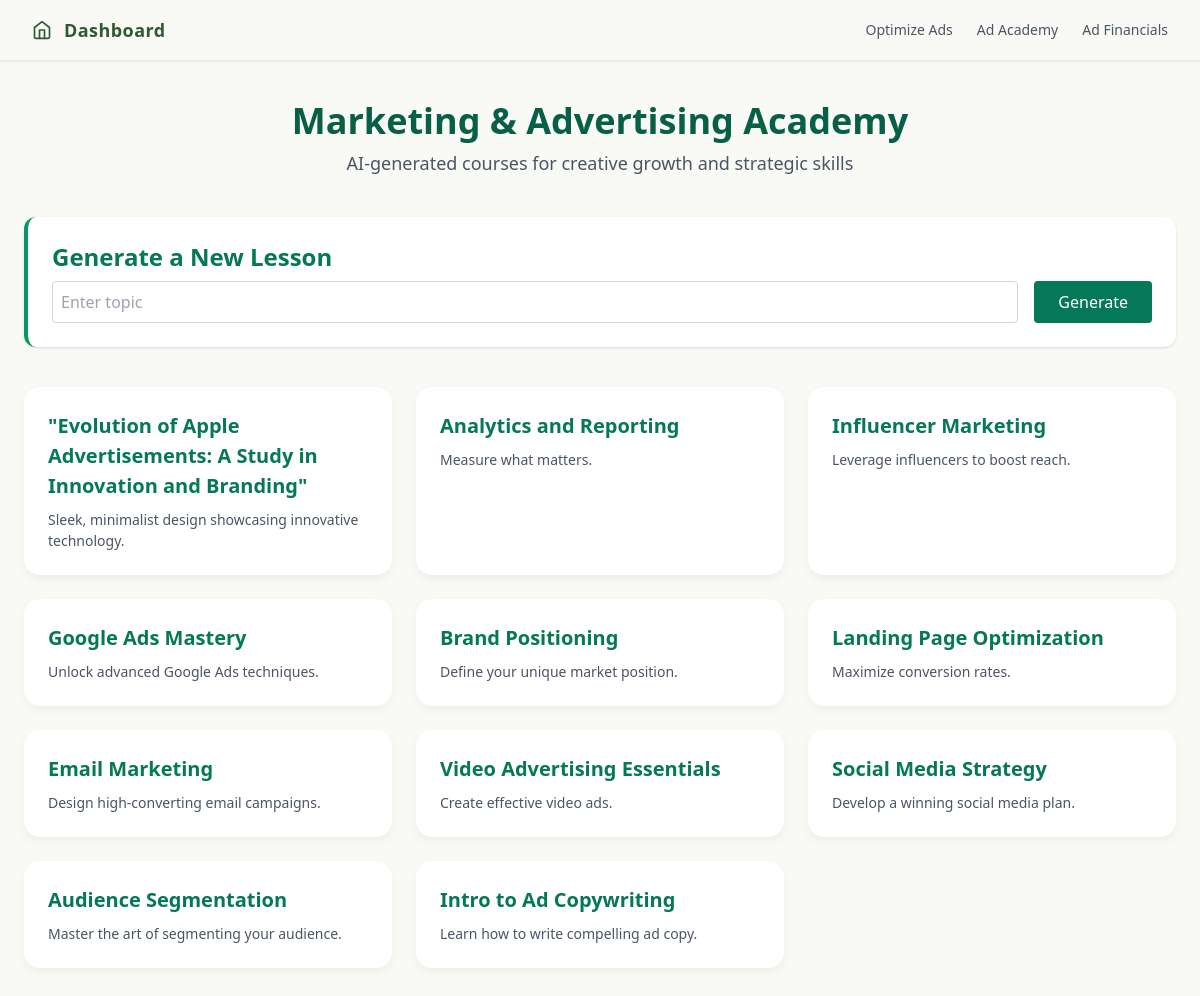
Screenshot of /academy with the database file from the repository.
### tables this page shows
CREATE TABLE academy_lessons (
            id INTEGER PRIMARY KEY AUTOINCREMENT,
            title TEXT NOT NULL,
            description TEXT,
            content TEXT,
            image_url TEXT);

### app.py (the view)
@app.route('/academy')
def academy():
    with sqlite3.connect(DB_FILE) as conn:
        conn.row_factory = sqlite3.Row
        lessons = conn.execute("SELECT * FROM academy_lessons ORDER BY id DESC").fetchall()
    return render_template("academy.html", courses=lessons)

### templates/academy.html (shortened to what this page needs)
<!DOCTYPE html>
<html lang="en">
    <head>
        <script src="https://cdn.tailwindcss.com"></script>
    </head>
    <body class="bg-[#f9f9f6] text-gray-800">
    <nav class="bg-[#f9f9f6] backdrop-blur-md shadow-sm border-b border-gray-200 py-4 px-8 flex items-center justify-between sticky top-0 z-50">
        <div class="flex items-center space-x-3">
            <i data-feather="home" class="w-5 h-5 text-[#2f5930]"></i>
            <a href="/dashboard" class="text-lg font-bold text-[#2f5930] tracking-wide">Dashboard</a>
        </div>
        <div class="flex space-x-6 text-sm font-medium">
            <a href="/optimization" class="text-gray-600 hover:text-[#2f5930]">Optimize Ads</a>
            <a href="/academy" class="text-gray-600 hover:text-[#2f5930]">Ad Academy</a>
            <a href="/financial" class="text-gray-600 hover:text-[#2f5930]">Ad Financials</a>
        </div>
    </nav>
        <main class="max-w-7xl mx-auto px-6 py-10">
            <header class="mb-10 text-center">
                <h1 class="text-4xl font-bold text-emerald-800 mb-2">Marketing & Advertising Academy</h1>
                <p class="text-lg text-gray-600">AI-generated courses for creative growth and strategic skills</p>
            </header>
            <section class="mb-10 bg-white border-l-4 border-emerald-600 p-6 rounded-xl shadow">
                <h2 class="text-2xl font-semibold text-emerald-700 mb-2">Generate a New Lesson</h2>
                <form id="generateForm" class="flex flex-col sm:flex-row gap-4">
                    <input name="topic" placeholder="Enter topic" required class="flex-1 border border-gray-300 rounded p-2 focus:outline-none focus:ring-2 focus:ring-emerald-400">
                    <button type="submit" class="bg-emerald-700 text-white px-6 py-2 rounded hover:bg-emerald-800 transition">Generate</button>
                </form>
            </section>
            <section class="grid grid-cols-1 sm:grid-cols-2 lg:grid-cols-3 gap-6">
                {% for course in courses %}
                <div class="card" onclick="openModal({{ course.id }})">
                    <h3 class="card-title">{{ course.title }}</h3>
                    <p class="card-desc">{{ course.description }}</p>
                    <button
                            onclick="event.stopPropagation(); deleteLesson({{ course.id }});"
                            class="absolute top-3 right-3 text-red-600 hover:text-red-800 bg-red-100 rounded-full p-1 w-7 h-7 flex items-center justify-center"
                            aria-label="Delete lesson">
                    </button>
                </div>
                {% endfor %}
            </section>
        </main>
    </body>
</html>

### templates/academy.html (style rules this page uses)
.card { padding: 1.5rem; border-radius: 1rem; box-shadow: 0 4px 10px rgba(0,0,0,0.05); background: white; cursor: pointer; transition: transform 0.2s ease; }
.card-title { font-size: 1.25rem; font-weight: 600; color: #047857; margin-bottom: 0.5rem; }
.card-desc { font-size: 0.875rem; color: #4b5563; }

### rows the page displays
academy_lessons: title "\"Evolution of Apple Advertisements: A Study in Innovation and Branding\"", description "Sleek, minimalist design showcasing innovative technology."
academy_lessons: title "Analytics and Reporting", description "Measure what matters."
academy_lessons: title "Influencer Marketing", description "Leverage influencers to boost reach."
academy_lessons: title "Google Ads Mastery", description "Unlock advanced Google Ads techniques."
academy_lessons: title "Brand Positioning", description "Define your unique market position."
academy_lessons: title "Landing Page Optimization", description "Maximize conversion rates."
academy_lessons: title "Email Marketing", description "Design high-converting email campaigns."
academy_lessons: title "Video Advertising Essentials", description "Create effective video ads."
academy_lessons: title "Social Media Strategy", description "Develop a winning social media plan."
academy_lessons: title "Audience Segmentation", description "Master the art of segmenting your audience."
academy_lessons: title "Intro to Ad Copywriting", description "Learn how to write compelling ad copy."
